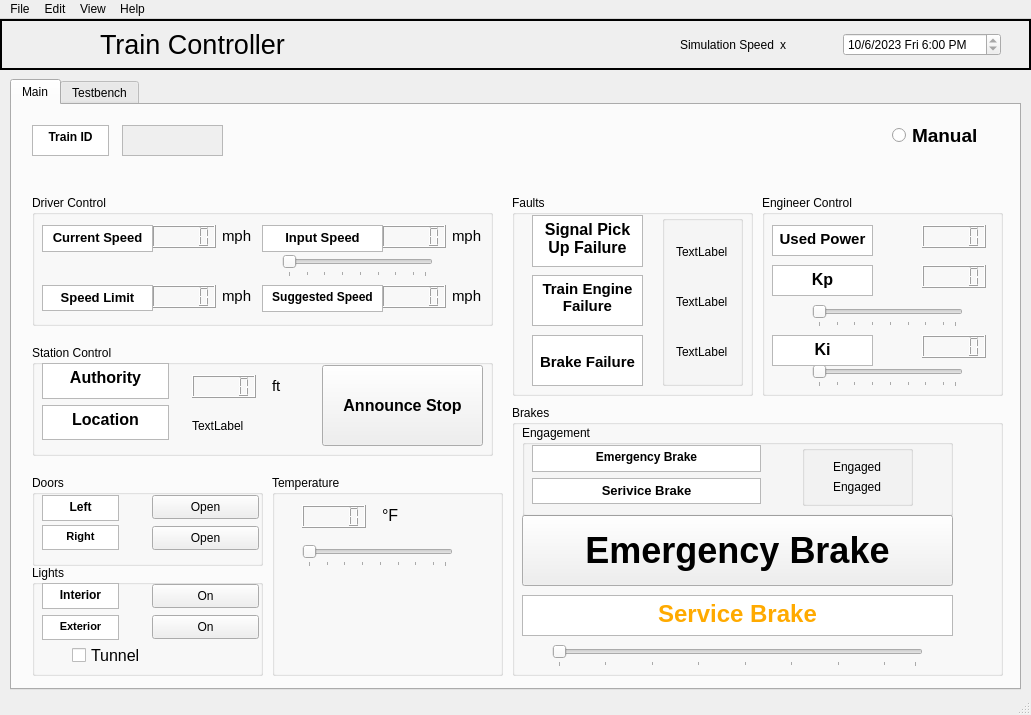
<?xml version="1.0" encoding="UTF-8"?>
<ui version="4.0">
 <class>MainWindow</class>
 <widget class="QMainWindow" name="MainWindow">
  <property name="geometry">
   <rect>
    <x>0</x>
    <y>0</y>
    <width>1031</width>
    <height>715</height>
   </rect>
  </property>
  <property name="windowTitle">
   <string>MainWindow</string>
  </property>
  <property name="autoFillBackground">
   <bool>true</bool>
  </property>
  <widget class="QWidget" name="centralwidget">
   <widget class="QWidget" name="horizontalLayoutWidget_2">
    <property name="geometry">
     <rect>
      <x>680</x>
      <y>10</y>
      <width>321</width>
      <height>31</height>
     </rect>
    </property>
    <layout class="QHBoxLayout" name="time_control">
     <item>
      <widget class="QLabel" name="simulation_speed_txt">
       <property name="text">
        <string>Simulation Speed</string>
       </property>
      </widget>
     </item>
     <item>
      <widget class="QLabel" name="simulation_speed_display">
       <property name="text">
        <string>x</string>
       </property>
      </widget>
     </item>
     <item>
      <spacer name="horizontalSpacer">
       <property name="orientation">
        <enum>Qt::Horizontal</enum>
       </property>
       <property name="sizeHint" stdset="0">
        <size>
         <width>40</width>
         <height>20</height>
        </size>
       </property>
      </spacer>
     </item>
     <item>
      <widget class="QDateTimeEdit" name="date_time_display">
       <property name="wrapping">
        <bool>false</bool>
       </property>
       <property name="readOnly">
        <bool>true</bool>
       </property>
       <property name="date">
        <date>
         <year>2023</year>
         <month>10</month>
         <day>6</day>
        </date>
       </property>
       <property name="time">
        <time>
         <hour>18</hour>
         <minute>0</minute>
         <second>0</second>
        </time>
       </property>
       <property name="displayFormat">
        <string>M/d/yyyy ddd h:mm AP</string>
       </property>
      </widget>
     </item>
    </layout>
   </widget>
   <widget class="QLabel" name="title_txt">
    <property name="geometry">
     <rect>
      <x>100</x>
      <y>0</y>
      <width>211</width>
      <height>51</height>
     </rect>
    </property>
    <property name="font">
     <font>
      <pointsize>20</pointsize>
     </font>
    </property>
    <property name="text">
     <string>Train Controller</string>
    </property>
   </widget>
   <widget class="QTabWidget" name="tabWidget">
    <property name="geometry">
     <rect>
      <x>10</x>
      <y>60</y>
      <width>1011</width>
      <height>611</height>
     </rect>
    </property>
    <property name="minimumSize">
     <size>
      <width>0</width>
      <height>0</height>
     </size>
    </property>
    <property name="currentIndex">
     <number>0</number>
    </property>
    <widget class="QWidget" name="main">
     <attribute name="title">
      <string>Main</string>
     </attribute>
     <widget class="QGroupBox" name="drive_ctrl_box">
      <property name="geometry">
       <rect>
        <x>20</x>
        <y>90</y>
        <width>461</width>
        <height>131</height>
       </rect>
      </property>
      <property name="title">
       <string>Driver Control</string>
      </property>
      <widget class="QLCDNumber" name="current_speed_display">
       <property name="geometry">
        <rect>
         <x>120</x>
         <y>30</y>
         <width>64</width>
         <height>23</height>
        </rect>
       </property>
      </widget>
      <widget class="QLCDNumber" name="input_speed_display">
       <property name="geometry">
        <rect>
         <x>350</x>
         <y>30</y>
         <width>64</width>
         <height>23</height>
        </rect>
       </property>
      </widget>
      <widget class="QLCDNumber" name="speed">
       <property name="geometry">
        <rect>
         <x>120</x>
         <y>90</y>
         <width>64</width>
         <height>23</height>
        </rect>
       </property>
      </widget>
      <widget class="QLCDNumber" name="suggested_speed_display">
       <property name="geometry">
        <rect>
         <x>350</x>
         <y>90</y>
         <width>64</width>
         <height>23</height>
        </rect>
       </property>
      </widget>
      <widget class="QSlider" name="input_speed_slider">
       <property name="geometry">
        <rect>
         <x>250</x>
         <y>60</y>
         <width>151</width>
         <height>22</height>
        </rect>
       </property>
       <property name="minimum">
        <number>1</number>
       </property>
       <property name="maximum">
        <number>24</number>
       </property>
       <property name="pageStep">
        <number>8</number>
       </property>
       <property name="sliderPosition">
        <number>1</number>
       </property>
       <property name="orientation">
        <enum>Qt::Horizontal</enum>
       </property>
       <property name="invertedAppearance">
        <bool>false</bool>
       </property>
       <property name="tickPosition">
        <enum>QSlider::TicksBelow</enum>
       </property>
       <property name="tickInterval">
        <number>3</number>
       </property>
      </widget>
      <widget class="QTextBrowser" name="current_speed_txt">
       <property name="geometry">
        <rect>
         <x>10</x>
         <y>30</y>
         <width>111</width>
         <height>27</height>
        </rect>
       </property>
       <property name="html">
        <string>&lt;!DOCTYPE HTML PUBLIC &quot;-//W3C//DTD HTML 4.0//EN&quot; &quot;http://www.w3.org/TR/REC-html40/strict.dtd&quot;&gt;
&lt;html&gt;&lt;head&gt;&lt;meta name=&quot;qrichtext&quot; content=&quot;1&quot; /&gt;&lt;style type=&quot;text/css&quot;&gt;
p, li { white-space: pre-wrap; }
&lt;/style&gt;&lt;/head&gt;&lt;body style=&quot; font-family:'MS Shell Dlg 2'; font-size:8.25pt; font-weight:400; font-style:normal;&quot;&gt;
&lt;p align=&quot;center&quot; style=&quot; margin-top:0px; margin-bottom:0px; margin-left:0px; margin-right:0px; -qt-block-indent:0; text-indent:0px;&quot;&gt;&lt;span style=&quot; font-size:10pt; font-weight:696;&quot;&gt;Current Speed&lt;/span&gt;&lt;/p&gt;&lt;/body&gt;&lt;/html&gt;</string>
       </property>
      </widget>
      <widget class="QTextBrowser" name="speed_limit_txt">
       <property name="geometry">
        <rect>
         <x>10</x>
         <y>90</y>
         <width>111</width>
         <height>26</height>
        </rect>
       </property>
       <property name="html">
        <string>&lt;!DOCTYPE HTML PUBLIC &quot;-//W3C//DTD HTML 4.0//EN&quot; &quot;http://www.w3.org/TR/REC-html40/strict.dtd&quot;&gt;
&lt;html&gt;&lt;head&gt;&lt;meta name=&quot;qrichtext&quot; content=&quot;1&quot; /&gt;&lt;style type=&quot;text/css&quot;&gt;
p, li { white-space: pre-wrap; }
&lt;/style&gt;&lt;/head&gt;&lt;body style=&quot; font-family:'MS Shell Dlg 2'; font-size:8.25pt; font-weight:400; font-style:normal;&quot;&gt;
&lt;p align=&quot;center&quot; style=&quot; margin-top:0px; margin-bottom:0px; margin-left:0px; margin-right:0px; -qt-block-indent:0; text-indent:0px;&quot;&gt;&lt;span style=&quot; font-size:10pt; font-weight:696;&quot;&gt;Speed Limit&lt;/span&gt;&lt;/p&gt;&lt;/body&gt;&lt;/html&gt;</string>
       </property>
      </widget>
      <widget class="QTextBrowser" name="input_speed_txt">
       <property name="geometry">
        <rect>
         <x>230</x>
         <y>30</y>
         <width>121</width>
         <height>27</height>
        </rect>
       </property>
       <property name="html">
        <string>&lt;!DOCTYPE HTML PUBLIC &quot;-//W3C//DTD HTML 4.0//EN&quot; &quot;http://www.w3.org/TR/REC-html40/strict.dtd&quot;&gt;
&lt;html&gt;&lt;head&gt;&lt;meta name=&quot;qrichtext&quot; content=&quot;1&quot; /&gt;&lt;style type=&quot;text/css&quot;&gt;
p, li { white-space: pre-wrap; }
&lt;/style&gt;&lt;/head&gt;&lt;body style=&quot; font-family:'MS Shell Dlg 2'; font-size:8.25pt; font-weight:400; font-style:normal;&quot;&gt;
&lt;p align=&quot;center&quot; style=&quot; margin-top:0px; margin-bottom:0px; margin-left:0px; margin-right:0px; -qt-block-indent:0; text-indent:0px;&quot;&gt;&lt;span style=&quot; font-size:10pt; font-weight:696;&quot;&gt;Input Speed&lt;/span&gt;&lt;/p&gt;&lt;/body&gt;&lt;/html&gt;</string>
       </property>
      </widget>
      <widget class="QTextBrowser" name="suggested_speed_txt">
       <property name="geometry">
        <rect>
         <x>230</x>
         <y>90</y>
         <width>121</width>
         <height>27</height>
        </rect>
       </property>
       <property name="html">
        <string>&lt;!DOCTYPE HTML PUBLIC &quot;-//W3C//DTD HTML 4.0//EN&quot; &quot;http://www.w3.org/TR/REC-html40/strict.dtd&quot;&gt;
&lt;html&gt;&lt;head&gt;&lt;meta name=&quot;qrichtext&quot; content=&quot;1&quot; /&gt;&lt;style type=&quot;text/css&quot;&gt;
p, li { white-space: pre-wrap; }
&lt;/style&gt;&lt;/head&gt;&lt;body style=&quot; font-family:'MS Shell Dlg 2'; font-size:8.25pt; font-weight:400; font-style:normal;&quot;&gt;
&lt;p align=&quot;center&quot; style=&quot; margin-top:0px; margin-bottom:0px; margin-left:0px; margin-right:0px; -qt-block-indent:0; text-indent:0px;&quot;&gt;&lt;span style=&quot; font-size:9pt; font-weight:696;&quot;&gt;Suggested Speed&lt;/span&gt;&lt;/p&gt;&lt;/body&gt;&lt;/html&gt;</string>
       </property>
      </widget>
      <widget class="QLabel" name="mph_txt_3">
       <property name="geometry">
        <rect>
         <x>190</x>
         <y>90</y>
         <width>31</width>
         <height>21</height>
        </rect>
       </property>
       <property name="font">
        <font>
         <pointsize>11</pointsize>
        </font>
       </property>
       <property name="text">
        <string>mph</string>
       </property>
      </widget>
      <widget class="QLabel" name="mph_txt_1">
       <property name="geometry">
        <rect>
         <x>190</x>
         <y>30</y>
         <width>31</width>
         <height>21</height>
        </rect>
       </property>
       <property name="font">
        <font>
         <pointsize>11</pointsize>
        </font>
       </property>
       <property name="text">
        <string>mph</string>
       </property>
      </widget>
      <widget class="QLabel" name="mph_txt_4">
       <property name="geometry">
        <rect>
         <x>420</x>
         <y>90</y>
         <width>31</width>
         <height>21</height>
        </rect>
       </property>
       <property name="font">
        <font>
         <pointsize>11</pointsize>
        </font>
       </property>
       <property name="text">
        <string>mph</string>
       </property>
      </widget>
      <widget class="QLabel" name="mph_txt_2">
       <property name="geometry">
        <rect>
         <x>420</x>
         <y>30</y>
         <width>31</width>
         <height>21</height>
        </rect>
       </property>
       <property name="font">
        <font>
         <pointsize>11</pointsize>
        </font>
       </property>
       <property name="text">
        <string>mph</string>
       </property>
      </widget>
     </widget>
     <widget class="QGroupBox" name="brake_box">
      <property name="geometry">
       <rect>
        <x>500</x>
        <y>300</y>
        <width>491</width>
        <height>271</height>
       </rect>
      </property>
      <property name="title">
       <string>Brakes</string>
      </property>
      <widget class="QPushButton" name="e_brake_button">
       <property name="geometry">
        <rect>
         <x>10</x>
         <y>110</y>
         <width>431</width>
         <height>71</height>
        </rect>
       </property>
       <property name="font">
        <font>
         <pointsize>27</pointsize>
         <weight>75</weight>
         <bold>true</bold>
        </font>
       </property>
       <property name="autoFillBackground">
        <bool>true</bool>
       </property>
       <property name="text">
        <string>Emergency Brake</string>
       </property>
      </widget>
      <widget class="QTextBrowser" name="s_brake_txt_2">
       <property name="geometry">
        <rect>
         <x>10</x>
         <y>190</y>
         <width>431</width>
         <height>41</height>
        </rect>
       </property>
       <property name="font">
        <font>
         <pointsize>6</pointsize>
        </font>
       </property>
       <property name="html">
        <string>&lt;!DOCTYPE HTML PUBLIC &quot;-//W3C//DTD HTML 4.0//EN&quot; &quot;http://www.w3.org/TR/REC-html40/strict.dtd&quot;&gt;
&lt;html&gt;&lt;head&gt;&lt;meta name=&quot;qrichtext&quot; content=&quot;1&quot; /&gt;&lt;style type=&quot;text/css&quot;&gt;
p, li { white-space: pre-wrap; }
&lt;/style&gt;&lt;/head&gt;&lt;body style=&quot; font-family:'MS Shell Dlg 2'; font-size:6pt; font-weight:400; font-style:normal;&quot;&gt;
&lt;p align=&quot;center&quot; style=&quot; margin-top:0px; margin-bottom:0px; margin-left:0px; margin-right:0px; -qt-block-indent:0; text-indent:0px;&quot;&gt;&lt;span style=&quot; font-size:18pt; font-weight:600; color:#ffaa00;&quot;&gt;Service Brake&lt;/span&gt;&lt;/p&gt;&lt;/body&gt;&lt;/html&gt;</string>
       </property>
      </widget>
      <widget class="QGroupBox" name="engage_box">
       <property name="geometry">
        <rect>
         <x>10</x>
         <y>20</y>
         <width>431</width>
         <height>91</height>
        </rect>
       </property>
       <property name="title">
        <string>Engagement</string>
       </property>
       <widget class="QGroupBox" name="verticalGroupBox_3">
        <property name="geometry">
         <rect>
          <x>280</x>
          <y>20</y>
          <width>111</width>
          <height>61</height>
         </rect>
        </property>
        <layout class="QVBoxLayout" name="verticalLayout_4">
         <item alignment="Qt::AlignHCenter">
          <widget class="QLabel" name="e_label_display">
           <property name="text">
            <string>Engaged</string>
           </property>
          </widget>
         </item>
         <item alignment="Qt::AlignHCenter">
          <widget class="QLabel" name="s_label_display">
           <property name="text">
            <string>Engaged</string>
           </property>
          </widget>
         </item>
        </layout>
       </widget>
       <widget class="QTextBrowser" name="s_brake_txt">
        <property name="geometry">
         <rect>
          <x>10</x>
          <y>53</y>
          <width>229</width>
          <height>26</height>
         </rect>
        </property>
        <property name="html">
         <string>&lt;!DOCTYPE HTML PUBLIC &quot;-//W3C//DTD HTML 4.0//EN&quot; &quot;http://www.w3.org/TR/REC-html40/strict.dtd&quot;&gt;
&lt;html&gt;&lt;head&gt;&lt;meta name=&quot;qrichtext&quot; content=&quot;1&quot; /&gt;&lt;style type=&quot;text/css&quot;&gt;
p, li { white-space: pre-wrap; }
&lt;/style&gt;&lt;/head&gt;&lt;body style=&quot; font-family:'MS Shell Dlg 2'; font-size:8.25pt; font-weight:400; font-style:normal;&quot;&gt;
&lt;p align=&quot;center&quot; style=&quot; margin-top:0px; margin-bottom:0px; margin-left:0px; margin-right:0px; -qt-block-indent:0; text-indent:0px;&quot;&gt;&lt;span style=&quot; font-size:10pt; font-weight:696;&quot;&gt;Serivice Brake&lt;/span&gt;&lt;/p&gt;&lt;/body&gt;&lt;/html&gt;</string>
        </property>
       </widget>
       <widget class="QTextBrowser" name="e_brake_txt">
        <property name="geometry">
         <rect>
          <x>10</x>
          <y>20</y>
          <width>229</width>
          <height>27</height>
         </rect>
        </property>
        <property name="html">
         <string>&lt;!DOCTYPE HTML PUBLIC &quot;-//W3C//DTD HTML 4.0//EN&quot; &quot;http://www.w3.org/TR/REC-html40/strict.dtd&quot;&gt;
&lt;html&gt;&lt;head&gt;&lt;meta name=&quot;qrichtext&quot; content=&quot;1&quot; /&gt;&lt;style type=&quot;text/css&quot;&gt;
p, li { white-space: pre-wrap; }
&lt;/style&gt;&lt;/head&gt;&lt;body style=&quot; font-family:'MS Shell Dlg 2'; font-size:8.25pt; font-weight:400; font-style:normal;&quot;&gt;
&lt;p align=&quot;center&quot; style=&quot; margin-top:0px; margin-bottom:0px; margin-left:0px; margin-right:0px; -qt-block-indent:0; text-indent:0px;&quot;&gt;&lt;span style=&quot; font-size:9pt; font-weight:696;&quot;&gt;Emergency Brake&lt;/span&gt;&lt;/p&gt;&lt;/body&gt;&lt;/html&gt;</string>
        </property>
       </widget>
      </widget>
      <widget class="QSlider" name="s_slider">
       <property name="geometry">
        <rect>
         <x>40</x>
         <y>240</y>
         <width>371</width>
         <height>22</height>
        </rect>
       </property>
       <property name="minimum">
        <number>1</number>
       </property>
       <property name="maximum">
        <number>24</number>
       </property>
       <property name="pageStep">
        <number>8</number>
       </property>
       <property name="sliderPosition">
        <number>1</number>
       </property>
       <property name="orientation">
        <enum>Qt::Horizontal</enum>
       </property>
       <property name="invertedAppearance">
        <bool>false</bool>
       </property>
       <property name="tickPosition">
        <enum>QSlider::TicksBelow</enum>
       </property>
       <property name="tickInterval">
        <number>3</number>
       </property>
      </widget>
     </widget>
     <widget class="QGroupBox" name="engineer_box">
      <property name="geometry">
       <rect>
        <x>750</x>
        <y>90</y>
        <width>241</width>
        <height>201</height>
       </rect>
      </property>
      <property name="title">
       <string>Engineer Control</string>
      </property>
      <widget class="QLCDNumber" name="power_display">
       <property name="geometry">
        <rect>
         <x>160</x>
         <y>30</y>
         <width>64</width>
         <height>23</height>
        </rect>
       </property>
      </widget>
      <widget class="QTextBrowser" name="power_txt">
       <property name="geometry">
        <rect>
         <x>10</x>
         <y>30</y>
         <width>101</width>
         <height>31</height>
        </rect>
       </property>
       <property name="html">
        <string>&lt;!DOCTYPE HTML PUBLIC &quot;-//W3C//DTD HTML 4.0//EN&quot; &quot;http://www.w3.org/TR/REC-html40/strict.dtd&quot;&gt;
&lt;html&gt;&lt;head&gt;&lt;meta name=&quot;qrichtext&quot; content=&quot;1&quot; /&gt;&lt;style type=&quot;text/css&quot;&gt;
p, li { white-space: pre-wrap; }
&lt;/style&gt;&lt;/head&gt;&lt;body style=&quot; font-family:'MS Shell Dlg 2'; font-size:8.25pt; font-weight:400; font-style:normal;&quot;&gt;
&lt;p align=&quot;center&quot; style=&quot; margin-top:0px; margin-bottom:0px; margin-left:0px; margin-right:0px; -qt-block-indent:0; text-indent:0px;&quot;&gt;&lt;span style=&quot; font-size:11pt; font-weight:696;&quot;&gt;Used Power&lt;/span&gt;&lt;/p&gt;&lt;/body&gt;&lt;/html&gt;</string>
       </property>
      </widget>
      <widget class="QTextBrowser" name="kp_txt">
       <property name="geometry">
        <rect>
         <x>10</x>
         <y>70</y>
         <width>101</width>
         <height>31</height>
        </rect>
       </property>
       <property name="html">
        <string>&lt;!DOCTYPE HTML PUBLIC &quot;-//W3C//DTD HTML 4.0//EN&quot; &quot;http://www.w3.org/TR/REC-html40/strict.dtd&quot;&gt;
&lt;html&gt;&lt;head&gt;&lt;meta name=&quot;qrichtext&quot; content=&quot;1&quot; /&gt;&lt;style type=&quot;text/css&quot;&gt;
p, li { white-space: pre-wrap; }
&lt;/style&gt;&lt;/head&gt;&lt;body style=&quot; font-family:'MS Shell Dlg 2'; font-size:8.25pt; font-weight:400; font-style:normal;&quot;&gt;
&lt;p align=&quot;center&quot; style=&quot; margin-top:0px; margin-bottom:0px; margin-left:0px; margin-right:0px; -qt-block-indent:0; text-indent:0px;&quot;&gt;&lt;span style=&quot; font-size:12pt; font-weight:696;&quot;&gt;Kp&lt;/span&gt;&lt;/p&gt;&lt;/body&gt;&lt;/html&gt;</string>
       </property>
      </widget>
      <widget class="QLCDNumber" name="kp_display">
       <property name="geometry">
        <rect>
         <x>160</x>
         <y>70</y>
         <width>64</width>
         <height>23</height>
        </rect>
       </property>
      </widget>
      <widget class="QLCDNumber" name="ki_display">
       <property name="geometry">
        <rect>
         <x>160</x>
         <y>140</y>
         <width>64</width>
         <height>23</height>
        </rect>
       </property>
      </widget>
      <widget class="QSlider" name="ki_slider">
       <property name="geometry">
        <rect>
         <x>50</x>
         <y>170</y>
         <width>151</width>
         <height>22</height>
        </rect>
       </property>
       <property name="minimum">
        <number>1</number>
       </property>
       <property name="maximum">
        <number>24</number>
       </property>
       <property name="pageStep">
        <number>8</number>
       </property>
       <property name="sliderPosition">
        <number>1</number>
       </property>
       <property name="orientation">
        <enum>Qt::Horizontal</enum>
       </property>
       <property name="invertedAppearance">
        <bool>false</bool>
       </property>
       <property name="tickPosition">
        <enum>QSlider::TicksBelow</enum>
       </property>
       <property name="tickInterval">
        <number>3</number>
       </property>
      </widget>
      <widget class="QSlider" name="kp_slider">
       <property name="geometry">
        <rect>
         <x>50</x>
         <y>110</y>
         <width>151</width>
         <height>22</height>
        </rect>
       </property>
       <property name="minimum">
        <number>1</number>
       </property>
       <property name="maximum">
        <number>24</number>
       </property>
       <property name="pageStep">
        <number>8</number>
       </property>
       <property name="sliderPosition">
        <number>1</number>
       </property>
       <property name="orientation">
        <enum>Qt::Horizontal</enum>
       </property>
       <property name="invertedAppearance">
        <bool>false</bool>
       </property>
       <property name="tickPosition">
        <enum>QSlider::TicksBelow</enum>
       </property>
       <property name="tickInterval">
        <number>3</number>
       </property>
      </widget>
      <widget class="QTextBrowser" name="ki_txt_2">
       <property name="geometry">
        <rect>
         <x>10</x>
         <y>140</y>
         <width>101</width>
         <height>31</height>
        </rect>
       </property>
       <property name="html">
        <string>&lt;!DOCTYPE HTML PUBLIC &quot;-//W3C//DTD HTML 4.0//EN&quot; &quot;http://www.w3.org/TR/REC-html40/strict.dtd&quot;&gt;
&lt;html&gt;&lt;head&gt;&lt;meta name=&quot;qrichtext&quot; content=&quot;1&quot; /&gt;&lt;style type=&quot;text/css&quot;&gt;
p, li { white-space: pre-wrap; }
&lt;/style&gt;&lt;/head&gt;&lt;body style=&quot; font-family:'MS Shell Dlg 2'; font-size:8.25pt; font-weight:400; font-style:normal;&quot;&gt;
&lt;p align=&quot;center&quot; style=&quot; margin-top:0px; margin-bottom:0px; margin-left:0px; margin-right:0px; -qt-block-indent:0; text-indent:0px;&quot;&gt;&lt;span style=&quot; font-size:12pt; font-weight:696;&quot;&gt;Ki&lt;/span&gt;&lt;/p&gt;&lt;/body&gt;&lt;/html&gt;</string>
       </property>
      </widget>
     </widget>
     <widget class="QGroupBox" name="door_box">
      <property name="geometry">
       <rect>
        <x>20</x>
        <y>370</y>
        <width>231</width>
        <height>91</height>
       </rect>
      </property>
      <property name="title">
       <string>Doors</string>
      </property>
      <widget class="QTextBrowser" name="right_txt">
       <property name="geometry">
        <rect>
         <x>10</x>
         <y>50</y>
         <width>77</width>
         <height>25</height>
        </rect>
       </property>
       <property name="html">
        <string>&lt;!DOCTYPE HTML PUBLIC &quot;-//W3C//DTD HTML 4.0//EN&quot; &quot;http://www.w3.org/TR/REC-html40/strict.dtd&quot;&gt;
&lt;html&gt;&lt;head&gt;&lt;meta name=&quot;qrichtext&quot; content=&quot;1&quot; /&gt;&lt;style type=&quot;text/css&quot;&gt;
p, li { white-space: pre-wrap; }
&lt;/style&gt;&lt;/head&gt;&lt;body style=&quot; font-family:'MS Shell Dlg 2'; font-size:8.25pt; font-weight:400; font-style:normal;&quot;&gt;
&lt;p align=&quot;center&quot; style=&quot; margin-top:0px; margin-bottom:0px; margin-left:0px; margin-right:0px; -qt-block-indent:0; text-indent:0px;&quot;&gt;&lt;span style=&quot; font-weight:696;&quot;&gt;Right&lt;/span&gt;&lt;/p&gt;&lt;/body&gt;&lt;/html&gt;</string>
       </property>
      </widget>
      <widget class="QTextBrowser" name="left_txt">
       <property name="geometry">
        <rect>
         <x>10</x>
         <y>20</y>
         <width>77</width>
         <height>26</height>
        </rect>
       </property>
       <property name="font">
        <font>
         <pointsize>11</pointsize>
         <weight>75</weight>
         <bold>true</bold>
        </font>
       </property>
       <property name="html">
        <string>&lt;!DOCTYPE HTML PUBLIC &quot;-//W3C//DTD HTML 4.0//EN&quot; &quot;http://www.w3.org/TR/REC-html40/strict.dtd&quot;&gt;
&lt;html&gt;&lt;head&gt;&lt;meta name=&quot;qrichtext&quot; content=&quot;1&quot; /&gt;&lt;style type=&quot;text/css&quot;&gt;
p, li { white-space: pre-wrap; }
&lt;/style&gt;&lt;/head&gt;&lt;body style=&quot; font-family:'MS Shell Dlg 2'; font-size:11pt; font-weight:600; font-style:normal;&quot;&gt;
&lt;p align=&quot;center&quot; style=&quot; margin-top:0px; margin-bottom:0px; margin-left:0px; margin-right:0px; -qt-block-indent:0; text-indent:0px;&quot;&gt;&lt;span style=&quot; font-family:'Segoe UI'; font-size:9pt; font-weight:696;&quot;&gt;Left&lt;/span&gt;&lt;/p&gt;&lt;/body&gt;&lt;/html&gt;</string>
       </property>
      </widget>
      <widget class="QPushButton" name="left_button">
       <property name="geometry">
        <rect>
         <x>120</x>
         <y>20</y>
         <width>107</width>
         <height>24</height>
        </rect>
       </property>
       <property name="text">
        <string>Open</string>
       </property>
      </widget>
      <widget class="QPushButton" name="right_button">
       <property name="geometry">
        <rect>
         <x>120</x>
         <y>51</y>
         <width>107</width>
         <height>24</height>
        </rect>
       </property>
       <property name="text">
        <string>Open</string>
       </property>
      </widget>
     </widget>
     <widget class="QGroupBox" name="light_box">
      <property name="geometry">
       <rect>
        <x>20</x>
        <y>460</y>
        <width>231</width>
        <height>111</height>
       </rect>
      </property>
      <property name="title">
       <string>Lights</string>
      </property>
      <widget class="QPushButton" name="interior_button">
       <property name="geometry">
        <rect>
         <x>120</x>
         <y>19</y>
         <width>107</width>
         <height>24</height>
        </rect>
       </property>
       <property name="text">
        <string>On</string>
       </property>
      </widget>
      <widget class="QPushButton" name="exterior_button">
       <property name="geometry">
        <rect>
         <x>120</x>
         <y>50</y>
         <width>107</width>
         <height>24</height>
        </rect>
       </property>
       <property name="text">
        <string>On</string>
       </property>
      </widget>
      <widget class="QCheckBox" name="tunnel_display">
       <property name="geometry">
        <rect>
         <x>40</x>
         <y>80</y>
         <width>111</width>
         <height>21</height>
        </rect>
       </property>
       <property name="font">
        <font>
         <pointsize>12</pointsize>
        </font>
       </property>
       <property name="text">
        <string>Tunnel</string>
       </property>
      </widget>
     </widget>
     <widget class="QGroupBox" name="fault_box">
      <property name="geometry">
       <rect>
        <x>500</x>
        <y>90</y>
        <width>241</width>
        <height>201</height>
       </rect>
      </property>
      <property name="title">
       <string>Faults</string>
      </property>
      <widget class="QGroupBox" name="verticalGroupBox_4">
       <property name="geometry">
        <rect>
         <x>150</x>
         <y>20</y>
         <width>81</width>
         <height>171</height>
        </rect>
       </property>
       <layout class="QVBoxLayout" name="verticalLayout_2">
        <item alignment="Qt::AlignHCenter">
         <widget class="QLabel" name="signal_display">
          <property name="text">
           <string>TextLabel</string>
          </property>
         </widget>
        </item>
        <item alignment="Qt::AlignHCenter">
         <widget class="QLabel" name="engine_display">
          <property name="text">
           <string>TextLabel</string>
          </property>
         </widget>
        </item>
        <item alignment="Qt::AlignHCenter">
         <widget class="QLabel" name="brake_fault_display">
          <property name="text">
           <string>TextLabel</string>
          </property>
         </widget>
        </item>
       </layout>
      </widget>
      <widget class="QTextBrowser" name="signal_txt">
       <property name="geometry">
        <rect>
         <x>20</x>
         <y>20</y>
         <width>111</width>
         <height>52</height>
        </rect>
       </property>
       <property name="html">
        <string>&lt;!DOCTYPE HTML PUBLIC &quot;-//W3C//DTD HTML 4.0//EN&quot; &quot;http://www.w3.org/TR/REC-html40/strict.dtd&quot;&gt;
&lt;html&gt;&lt;head&gt;&lt;meta name=&quot;qrichtext&quot; content=&quot;1&quot; /&gt;&lt;style type=&quot;text/css&quot;&gt;
p, li { white-space: pre-wrap; }
&lt;/style&gt;&lt;/head&gt;&lt;body style=&quot; font-family:'MS Shell Dlg 2'; font-size:8.25pt; font-weight:400; font-style:normal;&quot;&gt;
&lt;p align=&quot;center&quot; style=&quot; margin-top:0px; margin-bottom:0px; margin-left:0px; margin-right:0px; -qt-block-indent:0; text-indent:0px;&quot;&gt;&lt;span style=&quot; font-size:12pt; font-weight:600;&quot;&gt;Signal Pick Up Failure&lt;/span&gt;&lt;/p&gt;&lt;/body&gt;&lt;/html&gt;</string>
       </property>
      </widget>
      <widget class="QTextBrowser" name="engine_txt">
       <property name="geometry">
        <rect>
         <x>20</x>
         <y>80</y>
         <width>111</width>
         <height>51</height>
        </rect>
       </property>
       <property name="html">
        <string>&lt;!DOCTYPE HTML PUBLIC &quot;-//W3C//DTD HTML 4.0//EN&quot; &quot;http://www.w3.org/TR/REC-html40/strict.dtd&quot;&gt;
&lt;html&gt;&lt;head&gt;&lt;meta name=&quot;qrichtext&quot; content=&quot;1&quot; /&gt;&lt;style type=&quot;text/css&quot;&gt;
p, li { white-space: pre-wrap; }
&lt;/style&gt;&lt;/head&gt;&lt;body style=&quot; font-family:'MS Shell Dlg 2'; font-size:8.25pt; font-weight:400; font-style:normal;&quot;&gt;
&lt;p align=&quot;center&quot; style=&quot; margin-top:0px; margin-bottom:0px; margin-left:0px; margin-right:0px; -qt-block-indent:0; text-indent:0px;&quot;&gt;&lt;span style=&quot; font-size:11pt; font-weight:600;&quot;&gt;Train Engine Failure&lt;/span&gt;&lt;/p&gt;&lt;/body&gt;&lt;/html&gt;</string>
       </property>
      </widget>
      <widget class="QTextBrowser" name="brake_fail_txt">
       <property name="geometry">
        <rect>
         <x>20</x>
         <y>140</y>
         <width>111</width>
         <height>51</height>
        </rect>
       </property>
       <property name="html">
        <string>&lt;!DOCTYPE HTML PUBLIC &quot;-//W3C//DTD HTML 4.0//EN&quot; &quot;http://www.w3.org/TR/REC-html40/strict.dtd&quot;&gt;
&lt;html&gt;&lt;head&gt;&lt;meta name=&quot;qrichtext&quot; content=&quot;1&quot; /&gt;&lt;style type=&quot;text/css&quot;&gt;
p, li { white-space: pre-wrap; }
&lt;/style&gt;&lt;/head&gt;&lt;body style=&quot; font-family:'MS Shell Dlg 2'; font-size:8.25pt; font-weight:400; font-style:normal;&quot;&gt;
&lt;p align=&quot;center&quot; style=&quot;-qt-paragraph-type:empty; margin-top:0px; margin-bottom:0px; margin-left:0px; margin-right:0px; -qt-block-indent:0; text-indent:0px;&quot;&gt;&lt;br /&gt;&lt;/p&gt;
&lt;p align=&quot;center&quot; style=&quot; margin-top:0px; margin-bottom:0px; margin-left:0px; margin-right:0px; -qt-block-indent:0; text-indent:0px;&quot;&gt;&lt;span style=&quot; font-size:11pt; font-weight:600;&quot;&gt;Brake Failure&lt;/span&gt;&lt;/p&gt;&lt;/body&gt;&lt;/html&gt;</string>
       </property>
      </widget>
     </widget>
     <widget class="QTextBrowser" name="id_txt">
      <property name="geometry">
       <rect>
        <x>20</x>
        <y>20</y>
        <width>77</width>
        <height>31</height>
       </rect>
      </property>
      <property name="html">
       <string>&lt;!DOCTYPE HTML PUBLIC &quot;-//W3C//DTD HTML 4.0//EN&quot; &quot;http://www.w3.org/TR/REC-html40/strict.dtd&quot;&gt;
&lt;html&gt;&lt;head&gt;&lt;meta name=&quot;qrichtext&quot; content=&quot;1&quot; /&gt;&lt;style type=&quot;text/css&quot;&gt;
p, li { white-space: pre-wrap; }
&lt;/style&gt;&lt;/head&gt;&lt;body style=&quot; font-family:'MS Shell Dlg 2'; font-size:8.25pt; font-weight:400; font-style:normal;&quot;&gt;
&lt;p align=&quot;center&quot; style=&quot; margin-top:0px; margin-bottom:0px; margin-left:0px; margin-right:0px; -qt-block-indent:0; text-indent:0px;&quot;&gt;&lt;span style=&quot; font-family:'Segoe UI'; font-size:9pt; font-weight:696;&quot;&gt;Train ID&lt;/span&gt;&lt;/p&gt;&lt;/body&gt;&lt;/html&gt;</string>
      </property>
     </widget>
     <widget class="QScrollArea" name="id_display">
      <property name="geometry">
       <rect>
        <x>110</x>
        <y>20</y>
        <width>101</width>
        <height>31</height>
       </rect>
      </property>
      <property name="widgetResizable">
       <bool>true</bool>
      </property>
      <widget class="QWidget" name="scrollAreaWidgetContents">
       <property name="geometry">
        <rect>
         <x>0</x>
         <y>0</y>
         <width>99</width>
         <height>29</height>
        </rect>
       </property>
      </widget>
     </widget>
     <widget class="QGroupBox" name="groupBox">
      <property name="geometry">
       <rect>
        <x>20</x>
        <y>240</y>
        <width>461</width>
        <height>111</height>
       </rect>
      </property>
      <property name="title">
       <string>Station Control</string>
      </property>
      <widget class="QLCDNumber" name="authority_display">
       <property name="geometry">
        <rect>
         <x>160</x>
         <y>30</y>
         <width>64</width>
         <height>23</height>
        </rect>
       </property>
      </widget>
      <widget class="QLabel" name="station_display">
       <property name="geometry">
        <rect>
         <x>160</x>
         <y>60</y>
         <width>121</width>
         <height>41</height>
        </rect>
       </property>
       <property name="text">
        <string>TextLabel</string>
       </property>
      </widget>
      <widget class="QTextBrowser" name="location_txt">
       <property name="geometry">
        <rect>
         <x>10</x>
         <y>60</y>
         <width>127</width>
         <height>35</height>
        </rect>
       </property>
       <property name="html">
        <string>&lt;!DOCTYPE HTML PUBLIC &quot;-//W3C//DTD HTML 4.0//EN&quot; &quot;http://www.w3.org/TR/REC-html40/strict.dtd&quot;&gt;
&lt;html&gt;&lt;head&gt;&lt;meta name=&quot;qrichtext&quot; content=&quot;1&quot; /&gt;&lt;style type=&quot;text/css&quot;&gt;
p, li { white-space: pre-wrap; }
&lt;/style&gt;&lt;/head&gt;&lt;body style=&quot; font-family:'MS Shell Dlg 2'; font-size:8.25pt; font-weight:400; font-style:normal;&quot;&gt;
&lt;p align=&quot;center&quot; style=&quot; margin-top:0px; margin-bottom:0px; margin-left:0px; margin-right:0px; -qt-block-indent:0; text-indent:0px;&quot;&gt;&lt;span style=&quot; font-family:'Segoe UI'; font-size:12pt; font-weight:696;&quot;&gt;Location&lt;/span&gt;&lt;/p&gt;&lt;/body&gt;&lt;/html&gt;</string>
       </property>
      </widget>
      <widget class="QTextBrowser" name="authority_txt">
       <property name="geometry">
        <rect>
         <x>10</x>
         <y>18</y>
         <width>127</width>
         <height>36</height>
        </rect>
       </property>
       <property name="html">
        <string>&lt;!DOCTYPE HTML PUBLIC &quot;-//W3C//DTD HTML 4.0//EN&quot; &quot;http://www.w3.org/TR/REC-html40/strict.dtd&quot;&gt;
&lt;html&gt;&lt;head&gt;&lt;meta name=&quot;qrichtext&quot; content=&quot;1&quot; /&gt;&lt;style type=&quot;text/css&quot;&gt;
p, li { white-space: pre-wrap; }
&lt;/style&gt;&lt;/head&gt;&lt;body style=&quot; font-family:'MS Shell Dlg 2'; font-size:8.25pt; font-weight:400; font-style:normal;&quot;&gt;
&lt;p align=&quot;center&quot; style=&quot; margin-top:0px; margin-bottom:0px; margin-left:0px; margin-right:0px; -qt-block-indent:0; text-indent:0px;&quot;&gt;&lt;span style=&quot; font-family:'Segoe UI'; font-size:12pt; font-weight:696;&quot;&gt;Authority&lt;/span&gt;&lt;/p&gt;&lt;/body&gt;&lt;/html&gt;</string>
       </property>
      </widget>
      <widget class="QPushButton" name="station_button">
       <property name="geometry">
        <rect>
         <x>290</x>
         <y>20</y>
         <width>161</width>
         <height>81</height>
        </rect>
       </property>
       <property name="font">
        <font>
         <pointsize>12</pointsize>
         <weight>75</weight>
         <bold>true</bold>
        </font>
       </property>
       <property name="text">
        <string>Announce Stop</string>
       </property>
      </widget>
      <widget class="QLabel" name="ft_txt">
       <property name="geometry">
        <rect>
         <x>240</x>
         <y>30</y>
         <width>31</width>
         <height>21</height>
        </rect>
       </property>
       <property name="font">
        <font>
         <pointsize>11</pointsize>
        </font>
       </property>
       <property name="text">
        <string>ft</string>
       </property>
      </widget>
     </widget>
     <widget class="QTextBrowser" name="exterior_txt">
      <property name="geometry">
       <rect>
        <x>30</x>
        <y>510</y>
        <width>77</width>
        <height>25</height>
       </rect>
      </property>
      <property name="html">
       <string>&lt;!DOCTYPE HTML PUBLIC &quot;-//W3C//DTD HTML 4.0//EN&quot; &quot;http://www.w3.org/TR/REC-html40/strict.dtd&quot;&gt;
&lt;html&gt;&lt;head&gt;&lt;meta name=&quot;qrichtext&quot; content=&quot;1&quot; /&gt;&lt;style type=&quot;text/css&quot;&gt;
p, li { white-space: pre-wrap; }
&lt;/style&gt;&lt;/head&gt;&lt;body style=&quot; font-family:'MS Shell Dlg 2'; font-size:8.25pt; font-weight:400; font-style:normal;&quot;&gt;
&lt;p align=&quot;center&quot; style=&quot; margin-top:0px; margin-bottom:0px; margin-left:0px; margin-right:0px; -qt-block-indent:0; text-indent:0px;&quot;&gt;&lt;span style=&quot; font-weight:696;&quot;&gt;Exterior&lt;/span&gt;&lt;/p&gt;&lt;/body&gt;&lt;/html&gt;</string>
      </property>
     </widget>
     <widget class="QTextBrowser" name="interior_txt">
      <property name="geometry">
       <rect>
        <x>30</x>
        <y>478</y>
        <width>77</width>
        <height>26</height>
       </rect>
      </property>
      <property name="html">
       <string>&lt;!DOCTYPE HTML PUBLIC &quot;-//W3C//DTD HTML 4.0//EN&quot; &quot;http://www.w3.org/TR/REC-html40/strict.dtd&quot;&gt;
&lt;html&gt;&lt;head&gt;&lt;meta name=&quot;qrichtext&quot; content=&quot;1&quot; /&gt;&lt;style type=&quot;text/css&quot;&gt;
p, li { white-space: pre-wrap; }
&lt;/style&gt;&lt;/head&gt;&lt;body style=&quot; font-family:'MS Shell Dlg 2'; font-size:8.25pt; font-weight:400; font-style:normal;&quot;&gt;
&lt;p align=&quot;center&quot; style=&quot; margin-top:0px; margin-bottom:0px; margin-left:0px; margin-right:0px; -qt-block-indent:0; text-indent:0px;&quot;&gt;&lt;span style=&quot; font-family:'Segoe UI'; font-size:9pt; font-weight:696;&quot;&gt;Interior&lt;/span&gt;&lt;/p&gt;&lt;/body&gt;&lt;/html&gt;</string>
      </property>
     </widget>
     <widget class="QRadioButton" name="manual_button">
      <property name="geometry">
       <rect>
        <x>880</x>
        <y>20</y>
        <width>89</width>
        <height>20</height>
       </rect>
      </property>
      <property name="font">
       <font>
        <pointsize>14</pointsize>
        <weight>75</weight>
        <bold>true</bold>
       </font>
      </property>
      <property name="text">
       <string>Manual</string>
      </property>
     </widget>
     <widget class="QGroupBox" name="temp_box">
      <property name="geometry">
       <rect>
        <x>260</x>
        <y>370</y>
        <width>231</width>
        <height>201</height>
       </rect>
      </property>
      <property name="title">
       <string>Temperature</string>
      </property>
      <widget class="QLCDNumber" name="temp_display">
       <property name="geometry">
        <rect>
         <x>30</x>
         <y>30</y>
         <width>64</width>
         <height>23</height>
        </rect>
       </property>
      </widget>
      <widget class="QSlider" name="temp_slider">
       <property name="geometry">
        <rect>
         <x>30</x>
         <y>70</y>
         <width>151</width>
         <height>22</height>
        </rect>
       </property>
       <property name="minimum">
        <number>1</number>
       </property>
       <property name="maximum">
        <number>24</number>
       </property>
       <property name="pageStep">
        <number>8</number>
       </property>
       <property name="sliderPosition">
        <number>1</number>
       </property>
       <property name="orientation">
        <enum>Qt::Horizontal</enum>
       </property>
       <property name="invertedAppearance">
        <bool>false</bool>
       </property>
       <property name="tickPosition">
        <enum>QSlider::TicksBelow</enum>
       </property>
       <property name="tickInterval">
        <number>3</number>
       </property>
      </widget>
      <widget class="QLabel" name="f_txt">
       <property name="geometry">
        <rect>
         <x>110</x>
         <y>30</y>
         <width>31</width>
         <height>21</height>
        </rect>
       </property>
       <property name="font">
        <font>
         <pointsize>12</pointsize>
        </font>
       </property>
       <property name="text">
        <string>°F</string>
       </property>
      </widget>
     </widget>
    </widget>
    <widget class="QWidget" name="tab_2">
     <attribute name="title">
      <string>Testbench</string>
     </attribute>
    </widget>
   </widget>
   <widget class="QLabel" name="yellow">
    <property name="geometry">
     <rect>
      <x>0</x>
      <y>0</y>
      <width>1031</width>
      <height>51</height>
     </rect>
    </property>
    <property name="frameShape">
     <enum>QFrame::WinPanel</enum>
    </property>
    <property name="text">
     <string/>
    </property>
    <property name="pixmap">
     <pixmap>../../Track_Model/images/yellow.png</pixmap>
    </property>
    <property name="scaledContents">
     <bool>true</bool>
    </property>
   </widget>
   <widget class="QLabel" name="logo">
    <property name="geometry">
     <rect>
      <x>10</x>
      <y>0</y>
      <width>71</width>
      <height>51</height>
     </rect>
    </property>
    <property name="text">
     <string/>
    </property>
    <property name="pixmap">
     <pixmap>../../Track_Model/images/AuroraLogo.jpg</pixmap>
    </property>
    <property name="scaledContents">
     <bool>true</bool>
    </property>
   </widget>
   <zorder>tabWidget</zorder>
   <zorder>yellow</zorder>
   <zorder>horizontalLayoutWidget_2</zorder>
   <zorder>title_txt</zorder>
   <zorder>logo</zorder>
  </widget>
  <widget class="QMenuBar" name="menubar">
   <property name="geometry">
    <rect>
     <x>0</x>
     <y>0</y>
     <width>1031</width>
     <height>21</height>
    </rect>
   </property>
   <widget class="QMenu" name="menuMain">
    <property name="title">
     <string>File</string>
    </property>
   </widget>
   <widget class="QMenu" name="menuTestBench">
    <property name="title">
     <string>Edit</string>
    </property>
    <addaction name="separator"/>
   </widget>
   <widget class="QMenu" name="menuView">
    <property name="title">
     <string>View</string>
    </property>
   </widget>
   <widget class="QMenu" name="menuHelp">
    <property name="title">
     <string>Help</string>
    </property>
   </widget>
   <addaction name="menuMain"/>
   <addaction name="menuTestBench"/>
   <addaction name="menuView"/>
   <addaction name="menuHelp"/>
  </widget>
  <widget class="QStatusBar" name="statusbar"/>
 </widget>
 <resources/>
 <connections/>
</ui>
